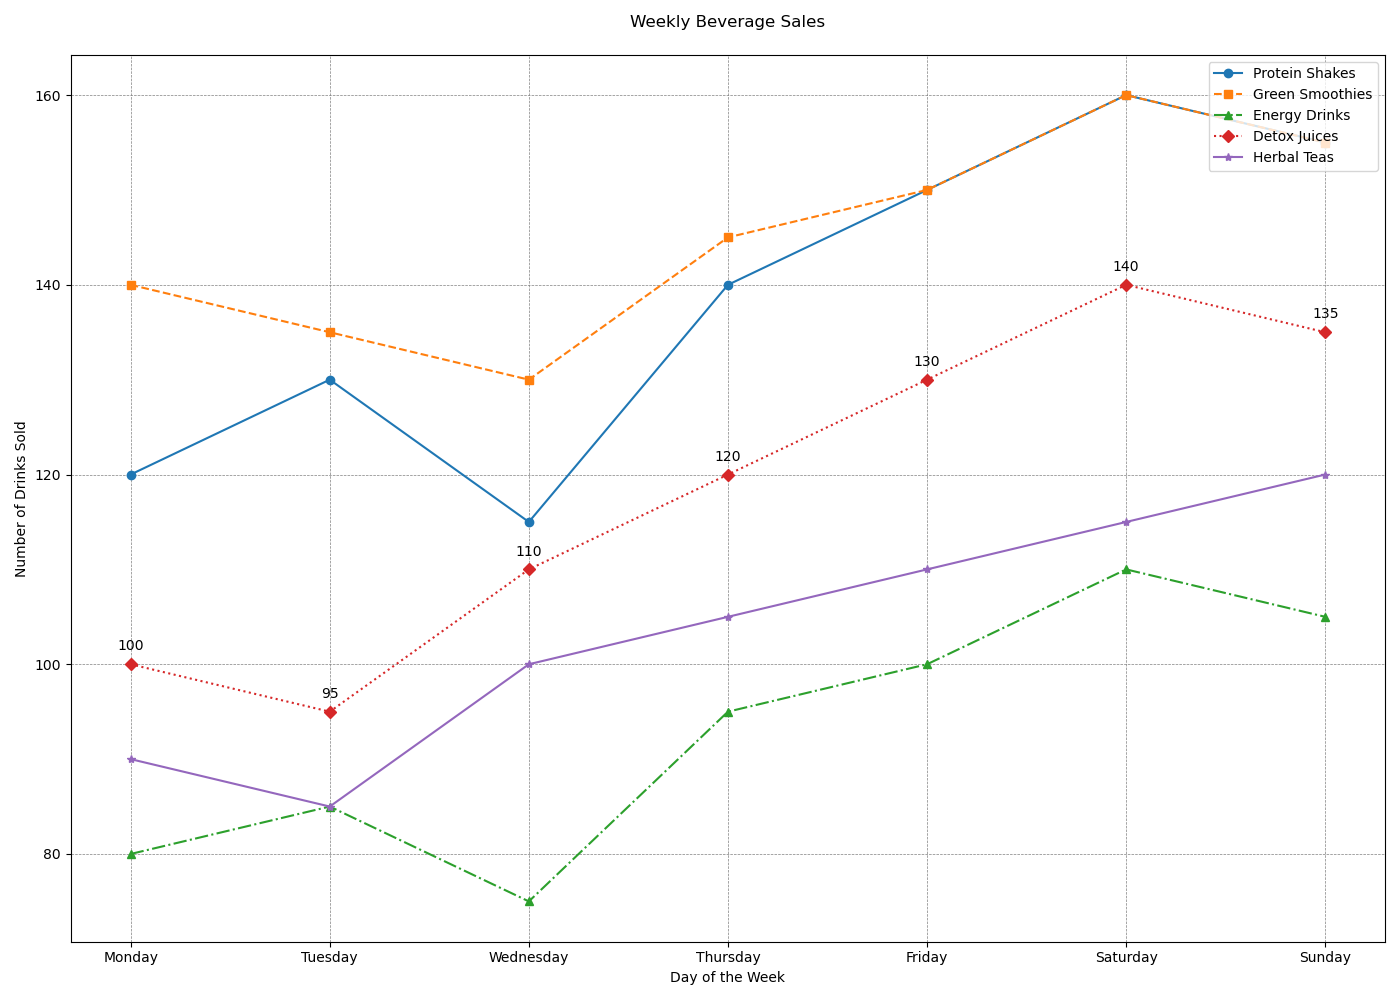

Source code (Python):

import matplotlib.pyplot as plt

data = [
    {'Day': 'Monday', 'Protein Shakes': 120, 'Green Smoothies': 140, 'Energy Drinks': 80, 'Detox Juices': 100, 'Herbal Teas': 90},
    {'Day': 'Tuesday', 'Protein Shakes': 130, 'Green Smoothies': 135, 'Energy Drinks': 85, 'Detox Juices': 95, 'Herbal Teas': 85},
    {'Day': 'Wednesday', 'Protein Shakes': 115, 'Green Smoothies': 130, 'Energy Drinks': 75, 'Detox Juices': 110, 'Herbal Teas': 100},
    {'Day': 'Thursday', 'Protein Shakes': 140, 'Green Smoothies': 145, 'Energy Drinks': 95, 'Detox Juices': 120, 'Herbal Teas': 105},
    {'Day': 'Friday', 'Protein Shakes': 150, 'Green Smoothies': 150, 'Energy Drinks': 100, 'Detox Juices': 130, 'Herbal Teas': 110},
    {'Day': 'Saturday', 'Protein Shakes': 160, 'Green Smoothies': 160, 'Energy Drinks': 110, 'Detox Juices': 140, 'Herbal Teas': 115},
    {'Day': 'Sunday', 'Protein Shakes': 155, 'Green Smoothies': 155, 'Energy Drinks': 105, 'Detox Juices': 135, 'Herbal Teas': 120}
]

days = [item['Day'] for item in data]
protein_shakes_sales = [item['Protein Shakes'] for item in data]
green_smoothies_sales = [item['Green Smoothies'] for item in data]
energy_drinks_sales = [item['Energy Drinks'] for item in data]
detox_juices_sales = [item['Detox Juices'] for item in data]
herbal_teas_sales = [item['Herbal Teas'] for item in data]

plt.figure(figsize=(14, 10))
plt.plot(days, protein_shakes_sales, label='Protein Shakes', linestyle='-', marker='o', color='#1f77b4')
plt.plot(days, green_smoothies_sales, label='Green Smoothies', linestyle='--', marker='s', color='#ff7f0e')
plt.plot(days, energy_drinks_sales, label='Energy Drinks', linestyle='-.', marker='^', color='#2ca02c')
plt.plot(days, detox_juices_sales, label='Detox Juices', linestyle=':', marker='D', color='#d62728')
plt.plot(days, herbal_teas_sales, label='Herbal Teas', linestyle='-', marker='*', color='#9467bd')

plt.title('Weekly Beverage Sales', pad=20)
plt.xlabel('Day of the Week')
plt.ylabel('Number of Drinks Sold')
plt.legend(loc='upper right')

plt.grid(True, linestyle='--', linewidth=0.5, color='gray')

for i, txt in enumerate(detox_juices_sales):
    plt.annotate(txt, (days[i], detox_juices_sales[i]), textcoords="offset points", xytext=(0,10), ha='center')

plt.tight_layout()
plt.show()
